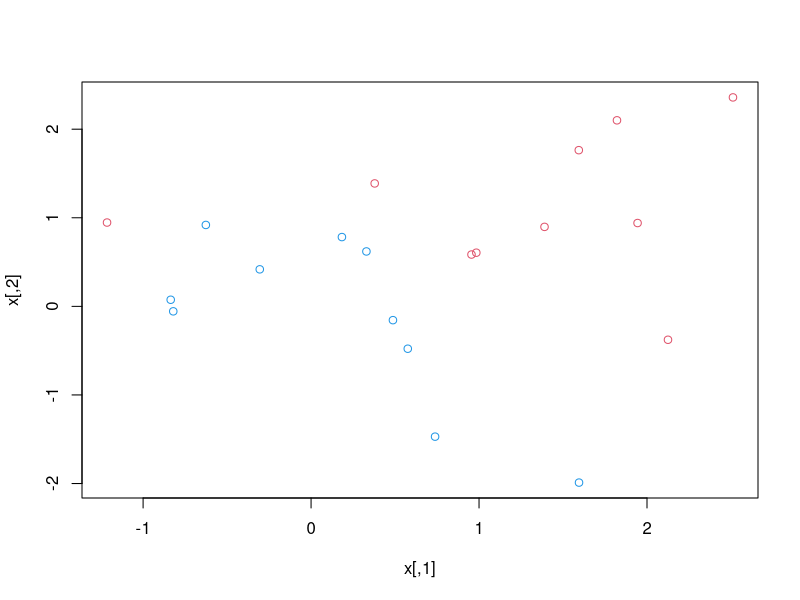
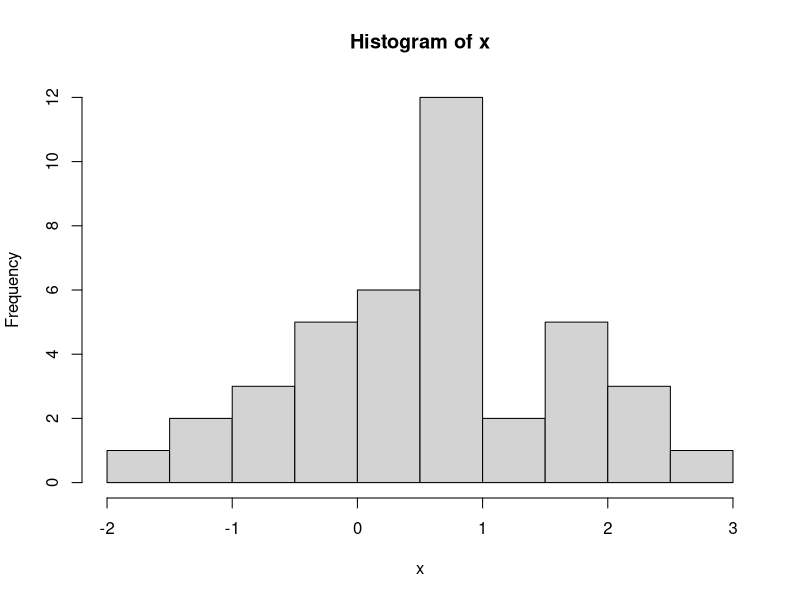
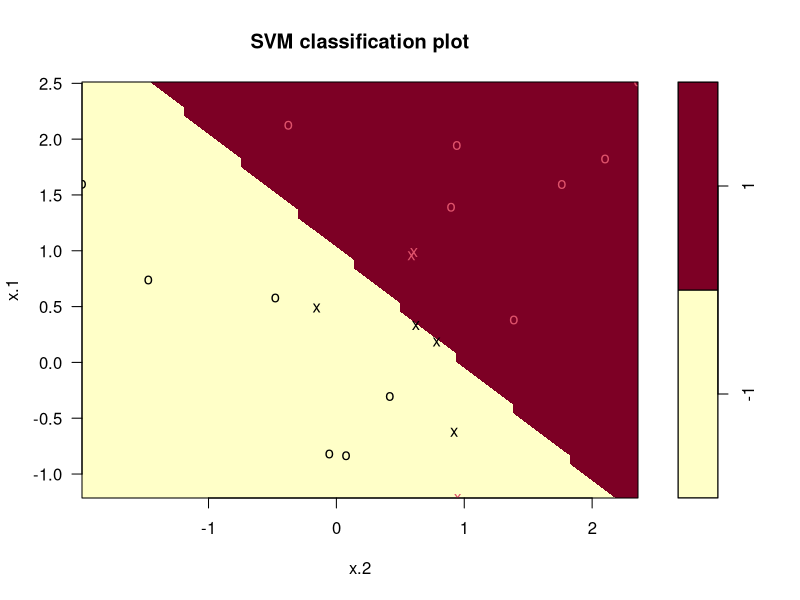
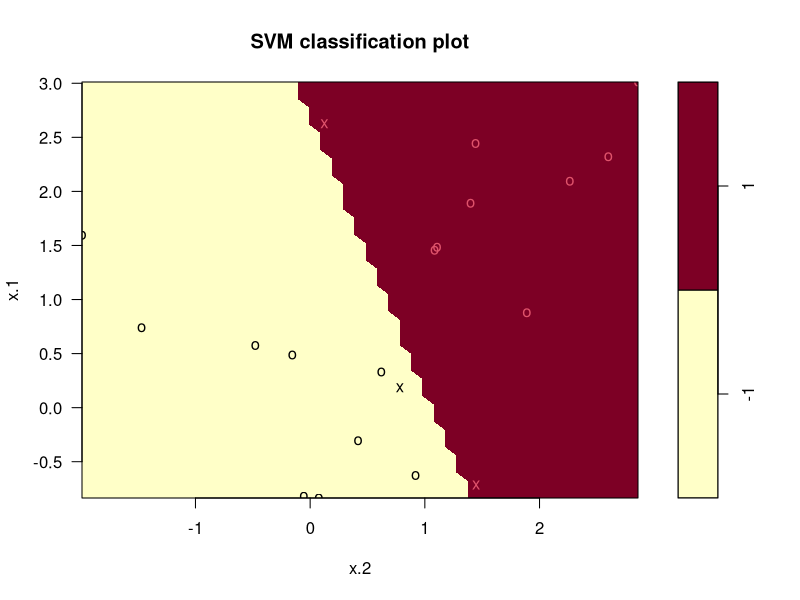
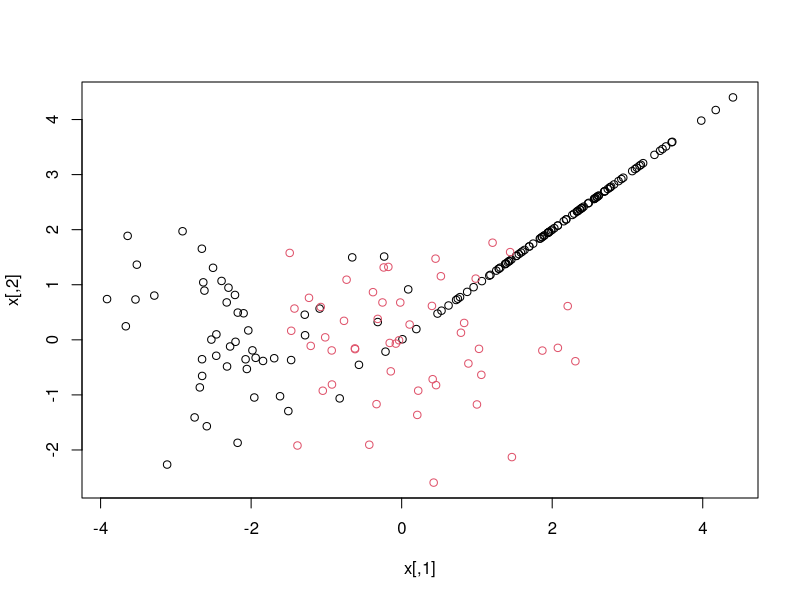
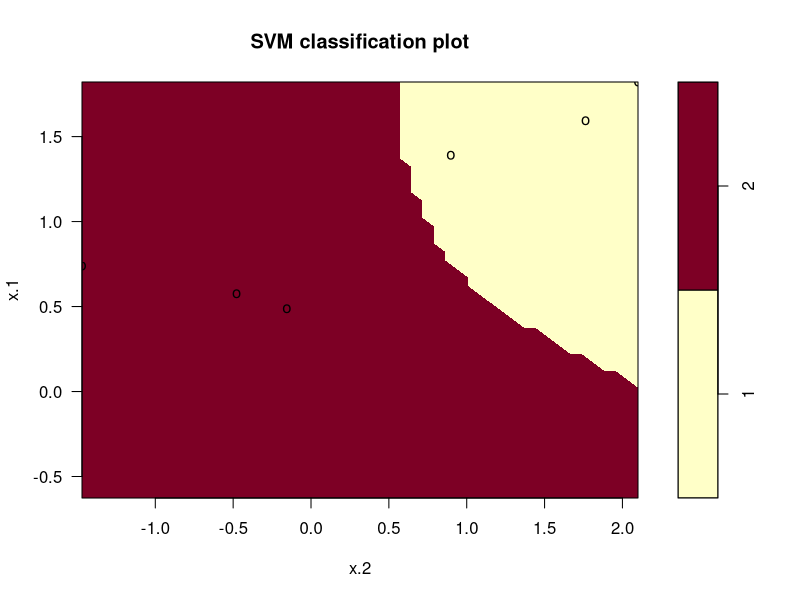

Generate these figures, in order, with R:
set.seed(1)
x= matrix(rnorm(20*2),ncol=2)
y=c(rep(-1,10),rep(1,10))
x[y==1,]<-x[y==1,]+1
plot(x, col=(3-y))
hist(x)

dat = data.frame(x=x,y=as.factor(y))
dat
library(e1071)
svmfit = svm(y~.,data=dat,kernel="linear",cost=10,scale=T)
plot(svmfit,dat)
summary(svmfit)
names(svmfit)

set.seed(1)
tune.test = tune(svm,y~.,data = dat,kernel="linear",ranges = list(cost = c(0.001,0.01,0.1,1,5,10,100)))
summary(tune.test)
tunemodel.best = tune.test$best.model

#generating a test dataset
xtest = matrix(rnorm(20*2),ncol=2)
ytest = sample(c(-1,1),20,rep = T)
#this line is written to make the 2 classes linearly seperable
xtest[ytest==1,]=xtest[ytest==1,]+1
test.data4 = data.frame(x=xtest,y=as.factor(ytest))

#predictiom
ypred = predict(tunemodel.best,test.data4)
table(ypred,test.data4$y)

x[y==1,]=x[y==1,]+.5
data2 = data.frame(x=x,y=as.factor(y))
svmfit = svm(y~.,data = data2,kernel='linear',cost = 1e5)
plot(svmfit,data2)

#generating nonlinear data
set.seed(1)
x = matrix(rnorm(200*2),ncol=2)
x[1:100,] = x[1:100]+2
x[101:150] = x[101:150]-2
y = c(rep(1,150),rep(2,50))
data.train1 = data.frame(x=x,y=as.factor(y))
plot(x,col=y)
train=sample (200,100) 
svmfit=svm(y~., data=data.train1[train ,], kernel="radial", gamma=1, cost=1) 
plot(svmfit , dat[train ,])
tune.out=tune(svm , y~., data=data.train1[train ,], kernel="radial", ranges=list(cost=c(0.1,1,10,100,1000), gamma=c(0.5,1,2,3,4))) 
summary(tune.out)

#ROC Curves

